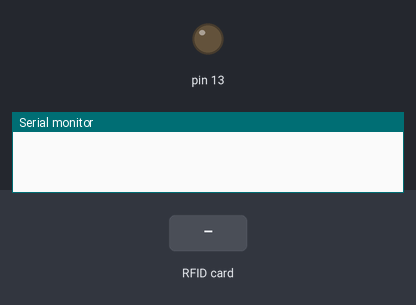
Simulated run of this sketch. Board: Arduino Mega 2560, built with avr-gcc and run on an emulated ATmega2560. Parts: output pins drawn as LEDs (lit = HIGH), the last lines printed to the serial monitor. The inputs (shaded band) are chosen by the test bench. Pins used as bus, display or sensor lines are not drawn.

Above: at 1.2 s.
1.3 s: RFID card 5E 7A 19 C4 held to the reader
At 2.6 s:
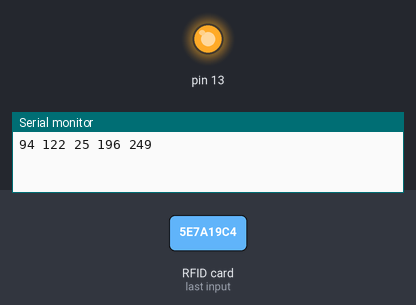
Timing chart, 0 to 4.3 s (numbered marks = the images above; inputs shaded):
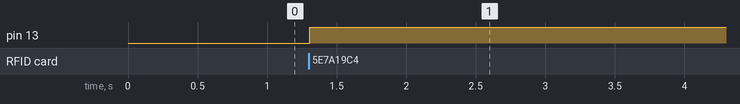

The sketch:

RFIDdemo.ino
```cpp
/*

 * Read a card using a mfrc522 reader on your SPI interface

 * Pin layout should be as follows (on Arduino Uno):

 * MOSI: Pin 11 / ICSP-4

 * MISO: Pin 12 / ICSP-1

 * SCK: Pin 13 / ISCP-3

 * SS: Pin 10

 * RST: Pin 9

 */

#include<SPI.h>

#include<RFID.h>

#define SS_PIN 53

#define RST_PIN 5

RFID rfid(SS_PIN,RST_PIN);

int serNum[5];

void setup(){
  pinMode(13, OUTPUT);
  digitalWrite(13, LOW);

  Serial.begin(9600);

  SPI.begin();

  rfid.init();

}

void loop(){

  if(rfid.isCard()){

    if(rfid.readCardSerial()){
digitalWrite(13, HIGH);
      Serial.print(rfid.serNum[0],DEC);

      Serial.print(" ");

      Serial.print(rfid.serNum[1],DEC);

      Serial.print(" ");

      Serial.print(rfid.serNum[2],DEC);

      Serial.print(" ");

      Serial.print(rfid.serNum[3],DEC);

      Serial.print(" ");

      Serial.print(rfid.serNum[4],DEC);

      Serial.println("");

    }

  }

  rfid.halt();
}
```

Measured:
- after the input at 1.3 s, pin 13: LOW → HIGH at once
